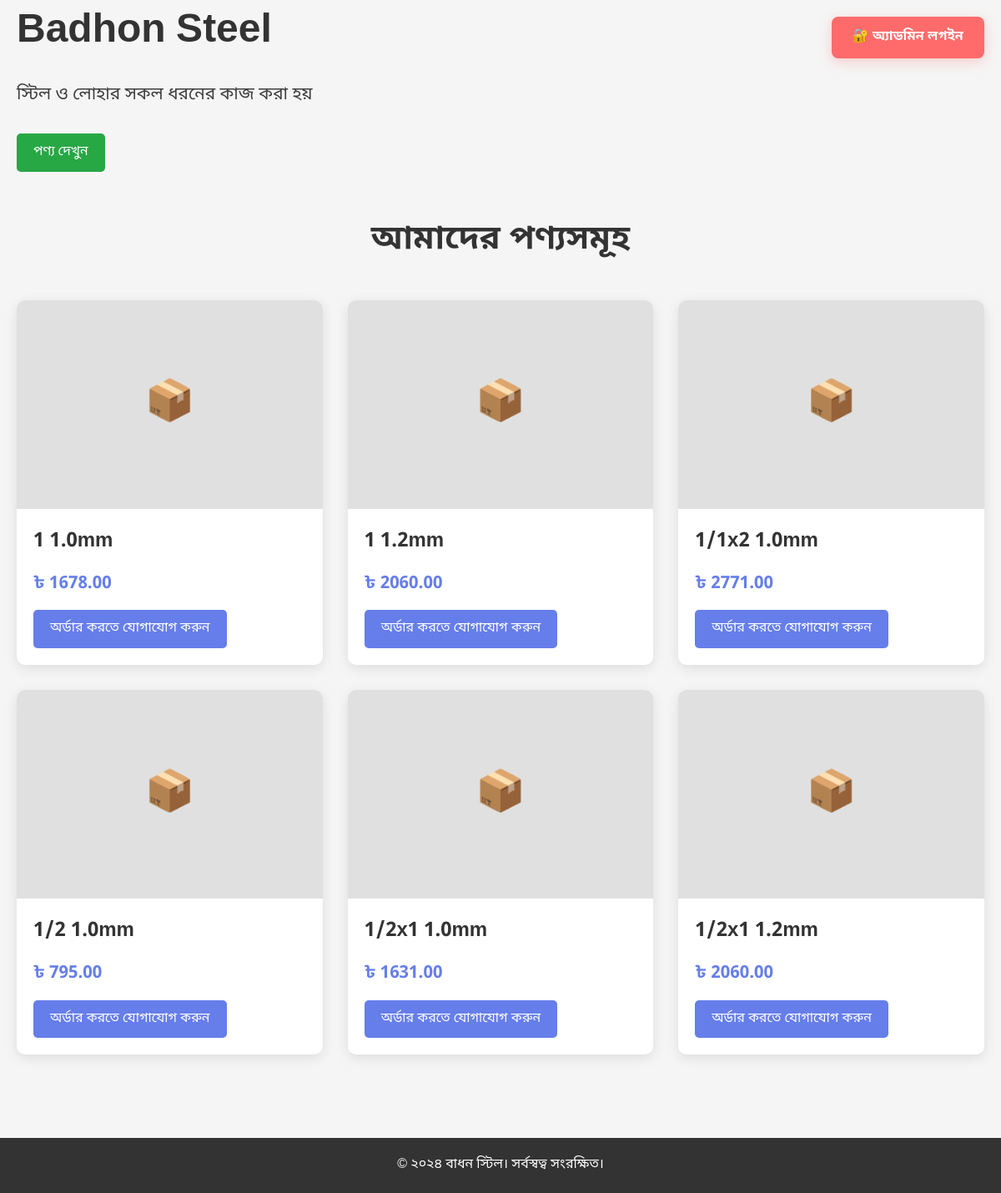
The page / on the database its author committed.
### shop/models.py (models this page shows, shortened)
class InventoryProduct(models.Model):
    UNIT_CHOICES = [
        ('piece', 'পিস'),
        ('feet', 'ফুট'),
        ('meter', 'মিটার'),
        ('ton', 'টন'),
        ('kg', 'কেজি'),
    ]
    name = models.CharField(max_length=200, verbose_name='পণ্যের নাম')
    description = models.TextField(verbose_name='বিবরণ', blank=True)
    unit = models.CharField(max_length=20, choices=UNIT_CHOICES, verbose_name='একক')
    price_per_unit = models.DecimalField(max_digits=10, decimal_places=2, verbose_name='প্রতি একক মূল্য')
    stock_quantity = models.DecimalField(max_digits=10, decimal_places=2, verbose_name='স্টক পরিমাণ', default=0)
    is_active = models.BooleanField(default=True, verbose_name='সক্রিয়')
    created_at = models.DateTimeField(auto_now_add=True, verbose_name='তৈরির তারিখ')
    updated_at = models.DateTimeField(auto_now=True, verbose_name='আপডেটের তারিখ')
    image = models.ImageField(upload_to='inventory/', blank=True, null=True, verbose_name='ছবি')
    class Meta:
        verbose_name = 'ইনভেন্টরি পণ্য'
        verbose_name_plural = 'ইনভেন্টরি পণ্যসমূহ'
        ordering = ['name']
        unique_together = [['name', 'unit']]

### shop/views.py (the view)
# urls.py: path('', views.home, name='home'),
def home(request):
    shop_info = ShopInfo.objects.first()
    products = InventoryProduct.objects.filter(is_active=True)
    context = {
        'shop_info': shop_info,
        'products': products,
    }
    return render(request, 'shop/home.html', context)

### shop/templates/shop/home.html (shortened to what this page needs)
{% extends 'base.html' %}
{% block content %}
<a href="{% url 'admin_login' %}" class="admin-login-btn">
    🔐 অ্যাডমিন লগইন
</a>
<div class="hero">
    <div class="container">
        <h1>{{ shop_info.name|default:"Badhon Steel" }}</h1>
        <p>{{ shop_info.description|default:"স্টিল ও লোহার সকল ধরনের কাজ করা হয়" }}</p>
        <a href="{% url 'product_list' %}" class="btn btn-success">পণ্য দেখুন</a>
    </div>
</div>
<div class="products-section">
    <div class="container">
        <h2 class="section-title">আমাদের পণ্যসমূহ</h2>
        {% if products %}
        <div class="product-grid">
            {% for product in products|slice:":6" %}
            <div class="product-card">
                {% if product.image %}
                <img src="{{ product.image.url }}" alt="{{ product.name }}" class="product-image">
                {% else %}
                <div class="product-image" style="background-color: #e0e0e0; display: flex; align-items: center; justify-content: center;">
                    <span style="font-size: 3rem; color: #999;">📦</span>
                </div>
                {% endif %}
                <div class="product-info">
                    <h3 class="product-name">{{ product.name }}</h3>
                    <p class="product-price">৳ {{ product.price_per_unit }}</p>
                    <a href="tel:{{ shop_info.phone }}" class="btn">অর্ডার করতে যোগাযোগ করুন</a>
                </div>
            </div>
            {% endfor %}
        </div>
        {% else %}
        <div class="no-products">
            <p>এই মুহূর্তে কোনো পণ্য নেই।</p>
        </div>
        {% endif %}
    </div>
</div>
{% endblock %}

### rows shown on the page
InventoryProduct: name "1 1.0mm", price_per_unit "1678.00"
InventoryProduct: name "1 1.2mm", price_per_unit "2060.00"
InventoryProduct: name "1/1x2 1.0mm", price_per_unit "2771.00"
InventoryProduct: name "1/2 1.0mm", price_per_unit "795.00"
InventoryProduct: name "1/2x1 1.0mm", price_per_unit "1631.00"
InventoryProduct: name "1/2x1 1.2mm", price_per_unit "2060.00"

### other values the page prints
{{ shop_info.name|default:"Badhon Steel" }} "Badhon Steel"
{{ shop_info.description|default:"স্টিল ও লোহার সকল ধরনের কাজ করা হয়" }} "স্টিল ও লোহার সকল ধরনের কাজ করা হয়"
